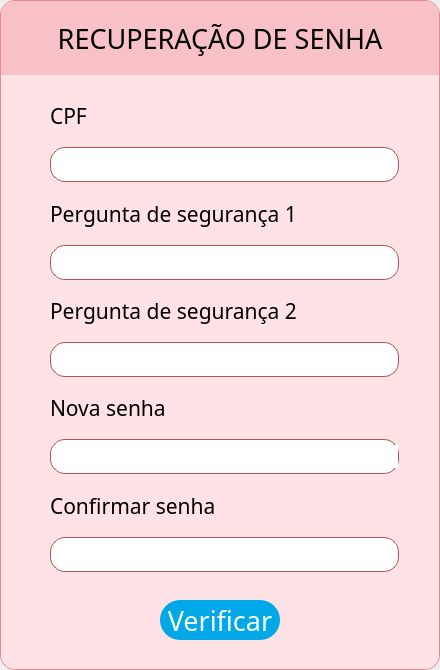
<?xml version="1.0" encoding="UTF-8"?>
<ui version="4.0">
 <class>Dialog</class>
 <widget class="QDialog" name="Dialog">
  <property name="geometry">
   <rect>
    <x>0</x>
    <y>0</y>
    <width>440</width>
    <height>670</height>
   </rect>
  </property>
  <property name="windowTitle">
   <string>Dialog</string>
  </property>
  <property name="styleSheet">
   <string notr="true">;</string>
  </property>
  <layout class="QVBoxLayout" name="verticalLayout" stretch="0">
   <property name="spacing">
    <number>0</number>
   </property>
   <property name="leftMargin">
    <number>0</number>
   </property>
   <property name="topMargin">
    <number>0</number>
   </property>
   <property name="rightMargin">
    <number>0</number>
   </property>
   <property name="bottomMargin">
    <number>0</number>
   </property>
   <item>
    <widget class="QFrame" name="frame">
     <property name="styleSheet">
      <string notr="true">border-radius: 15px;border: 1px solid #E58893</string>
     </property>
     <property name="frameShape">
      <enum>QFrame::StyledPanel</enum>
     </property>
     <property name="frameShadow">
      <enum>QFrame::Raised</enum>
     </property>
     <layout class="QVBoxLayout" name="verticalLayout_5" stretch="1,8">
      <property name="spacing">
       <number>0</number>
      </property>
      <property name="leftMargin">
       <number>0</number>
      </property>
      <property name="topMargin">
       <number>0</number>
      </property>
      <property name="rightMargin">
       <number>0</number>
      </property>
      <property name="bottomMargin">
       <number>0</number>
      </property>
      <item>
       <widget class="QFrame" name="frame_9">
        <property name="styleSheet">
         <string notr="true">background-color: #F8C0C7; border-top-left-radius: 15px; border-bottom-left-radius: 0px; border-top-right-radius: 15px; border-bottom-right-radius: 0px; border: none;</string>
        </property>
        <property name="frameShape">
         <enum>QFrame::StyledPanel</enum>
        </property>
        <property name="frameShadow">
         <enum>QFrame::Raised</enum>
        </property>
        <layout class="QVBoxLayout" name="verticalLayout_3">
         <property name="spacing">
          <number>0</number>
         </property>
         <property name="leftMargin">
          <number>0</number>
         </property>
         <property name="topMargin">
          <number>0</number>
         </property>
         <property name="rightMargin">
          <number>0</number>
         </property>
         <property name="bottomMargin">
          <number>0</number>
         </property>
         <item>
          <widget class="QLabel" name="label_recuperacao_popup_senha">
           <property name="font">
            <font>
             <family>Abel</family>
             <pointsize>20</pointsize>
            </font>
           </property>
           <property name="text">
            <string>RECUPERAÇÃO DE SENHA</string>
           </property>
           <property name="alignment">
            <set>Qt::AlignCenter</set>
           </property>
          </widget>
         </item>
        </layout>
       </widget>
      </item>
      <item>
       <widget class="QFrame" name="frame_2">
        <property name="styleSheet">
         <string notr="true">QFrame{background-color: #FEE2E6;border-top-left-radius: 0px; border-bottom-left-radius: 15px; border-top-right-radius: 0px; border-bottom-right-radius: 15px; border: none}
QLineEdit{background-color: #fff; border-radius: 15px; padding-left: 0.5em; padding-right: 0.5em; border: 1px solid #A85751; height: 30px}
QLineEdit:focus{outline:0; border: 2px solid #A85751}
</string>
        </property>
        <property name="frameShape">
         <enum>QFrame::StyledPanel</enum>
        </property>
        <property name="frameShadow">
         <enum>QFrame::Raised</enum>
        </property>
        <layout class="QVBoxLayout" name="verticalLayout_2" stretch="0,0,0,0,0,0">
         <property name="spacing">
          <number>0</number>
         </property>
         <property name="leftMargin">
          <number>40</number>
         </property>
         <property name="topMargin">
          <number>10</number>
         </property>
         <property name="rightMargin">
          <number>40</number>
         </property>
         <property name="bottomMargin">
          <number>0</number>
         </property>
         <item>
          <widget class="QFrame" name="frame_3">
           <property name="frameShape">
            <enum>QFrame::StyledPanel</enum>
           </property>
           <property name="frameShadow">
            <enum>QFrame::Raised</enum>
           </property>
           <layout class="QVBoxLayout" name="verticalLayout_4">
            <property name="spacing">
             <number>0</number>
            </property>
            <property name="topMargin">
             <number>0</number>
            </property>
            <property name="rightMargin">
             <number>0</number>
            </property>
            <property name="bottomMargin">
             <number>0</number>
            </property>
            <item>
             <widget class="QLabel" name="label_cpf_popup_senha">
              <property name="font">
               <font>
                <family>Abel</family>
                <pointsize>16</pointsize>
               </font>
              </property>
              <property name="text">
               <string>CPF</string>
              </property>
             </widget>
            </item>
            <item>
             <widget class="QLineEdit" name="input_cpf_popup_senha">
              <property name="minimumSize">
               <size>
                <width>0</width>
                <height>35</height>
               </size>
              </property>
              <property name="maximumSize">
               <size>
                <width>16777215</width>
                <height>35</height>
               </size>
              </property>
              <property name="font">
               <font>
                <family>Abel</family>
                <pointsize>16</pointsize>
               </font>
              </property>
              <property name="styleSheet">
               <string notr="true"/>
              </property>
             </widget>
            </item>
           </layout>
          </widget>
         </item>
         <item>
          <widget class="QFrame" name="frame_4">
           <property name="frameShape">
            <enum>QFrame::StyledPanel</enum>
           </property>
           <property name="frameShadow">
            <enum>QFrame::Raised</enum>
           </property>
           <layout class="QVBoxLayout" name="verticalLayout_6">
            <property name="spacing">
             <number>0</number>
            </property>
            <property name="topMargin">
             <number>0</number>
            </property>
            <property name="rightMargin">
             <number>0</number>
            </property>
            <property name="bottomMargin">
             <number>0</number>
            </property>
            <item>
             <widget class="QLabel" name="label_pergunta1_popup_senha">
              <property name="font">
               <font>
                <family>Abel</family>
                <pointsize>16</pointsize>
               </font>
              </property>
              <property name="text">
               <string>Pergunta de segurança 1</string>
              </property>
             </widget>
            </item>
            <item>
             <widget class="QLineEdit" name="input_pergunta1_popup_senha">
              <property name="minimumSize">
               <size>
                <width>0</width>
                <height>35</height>
               </size>
              </property>
              <property name="maximumSize">
               <size>
                <width>16777215</width>
                <height>35</height>
               </size>
              </property>
              <property name="font">
               <font>
                <family>Abel</family>
                <pointsize>16</pointsize>
               </font>
              </property>
             </widget>
            </item>
           </layout>
          </widget>
         </item>
         <item>
          <widget class="QFrame" name="frame_5">
           <property name="frameShape">
            <enum>QFrame::StyledPanel</enum>
           </property>
           <property name="frameShadow">
            <enum>QFrame::Raised</enum>
           </property>
           <layout class="QVBoxLayout" name="verticalLayout_7">
            <property name="spacing">
             <number>0</number>
            </property>
            <property name="topMargin">
             <number>0</number>
            </property>
            <property name="rightMargin">
             <number>0</number>
            </property>
            <property name="bottomMargin">
             <number>0</number>
            </property>
            <item>
             <widget class="QLabel" name="label_pergunta2_popup_senha">
              <property name="font">
               <font>
                <family>Abel</family>
                <pointsize>16</pointsize>
               </font>
              </property>
              <property name="text">
               <string>Pergunta de segurança 2</string>
              </property>
             </widget>
            </item>
            <item>
             <widget class="QLineEdit" name="input_pergunta2_popup_senha">
              <property name="minimumSize">
               <size>
                <width>0</width>
                <height>35</height>
               </size>
              </property>
              <property name="maximumSize">
               <size>
                <width>16777215</width>
                <height>35</height>
               </size>
              </property>
              <property name="font">
               <font>
                <family>Abel</family>
                <pointsize>16</pointsize>
               </font>
              </property>
             </widget>
            </item>
           </layout>
          </widget>
         </item>
         <item>
          <widget class="QFrame" name="frame_6">
           <property name="frameShape">
            <enum>QFrame::StyledPanel</enum>
           </property>
           <property name="frameShadow">
            <enum>QFrame::Raised</enum>
           </property>
           <layout class="QVBoxLayout" name="verticalLayout_8">
            <property name="spacing">
             <number>0</number>
            </property>
            <property name="topMargin">
             <number>0</number>
            </property>
            <property name="rightMargin">
             <number>0</number>
            </property>
            <property name="bottomMargin">
             <number>0</number>
            </property>
            <item>
             <widget class="QLabel" name="label_nova_senha_popup_senha">
              <property name="font">
               <font>
                <family>Abel</family>
                <pointsize>16</pointsize>
               </font>
              </property>
              <property name="text">
               <string>Nova senha</string>
              </property>
             </widget>
            </item>
            <item>
             <widget class="QFrame" name="frame_10">
              <property name="minimumSize">
               <size>
                <width>0</width>
                <height>35</height>
               </size>
              </property>
              <property name="maximumSize">
               <size>
                <width>16777215</width>
                <height>35</height>
               </size>
              </property>
              <property name="styleSheet">
               <string notr="true">QLineEdit{background-color: #fff; border-radius: 15px;}
QFrame{background-color: #fff; border-radius: 15px; padding-left: 0.5em; padding-right: 0.5em; border: 1px solid #A85751; height: 30px}
QFramet:focus{outline:0; border: 2px solid #A85751}</string>
              </property>
              <property name="frameShape">
               <enum>QFrame::StyledPanel</enum>
              </property>
              <property name="frameShadow">
               <enum>QFrame::Raised</enum>
              </property>
              <layout class="QHBoxLayout" name="horizontalLayout_2">
               <property name="spacing">
                <number>0</number>
               </property>
               <property name="leftMargin">
                <number>0</number>
               </property>
               <property name="topMargin">
                <number>0</number>
               </property>
               <property name="rightMargin">
                <number>0</number>
               </property>
               <property name="bottomMargin">
                <number>0</number>
               </property>
               <item>
                <widget class="QLineEdit" name="input_nova_senha_popup">
                 <property name="font">
                  <font>
                   <family>Abel</family>
                   <pointsize>16</pointsize>
                  </font>
                 </property>
                 <property name="styleSheet">
                  <string notr="true">border: hidden</string>
                 </property>
                </widget>
               </item>
               <item>
                <widget class="QToolButton" name="toolButton">
                 <property name="styleSheet">
                  <string notr="true">background-color: #fff; border: hidden</string>
                 </property>
                 <property name="text">
                  <string/>
                 </property>
                 <property name="icon">
                  <iconset>
                   <normaloff>../icons/olho_fechado.png</normaloff>../icons/olho_fechado.png</iconset>
                 </property>
                 <property name="iconSize">
                  <size>
                   <width>20</width>
                   <height>20</height>
                  </size>
                 </property>
                </widget>
               </item>
              </layout>
             </widget>
            </item>
           </layout>
          </widget>
         </item>
         <item>
          <widget class="QFrame" name="frame_7">
           <property name="frameShape">
            <enum>QFrame::StyledPanel</enum>
           </property>
           <property name="frameShadow">
            <enum>QFrame::Raised</enum>
           </property>
           <layout class="QVBoxLayout" name="verticalLayout_9">
            <property name="spacing">
             <number>0</number>
            </property>
            <property name="topMargin">
             <number>0</number>
            </property>
            <property name="rightMargin">
             <number>0</number>
            </property>
            <property name="bottomMargin">
             <number>0</number>
            </property>
            <item>
             <widget class="QLabel" name="label_confirmar_senha_popup_senha">
              <property name="font">
               <font>
                <family>Abel</family>
                <pointsize>16</pointsize>
               </font>
              </property>
              <property name="text">
               <string>Confirmar senha</string>
              </property>
             </widget>
            </item>
            <item>
             <widget class="QLineEdit" name="input_confirmar_senha_popup_senha">
              <property name="minimumSize">
               <size>
                <width>0</width>
                <height>35</height>
               </size>
              </property>
              <property name="maximumSize">
               <size>
                <width>16777215</width>
                <height>35</height>
               </size>
              </property>
              <property name="font">
               <font>
                <family>Abel</family>
                <pointsize>16</pointsize>
               </font>
              </property>
             </widget>
            </item>
           </layout>
          </widget>
         </item>
         <item>
          <widget class="QFrame" name="frame_8">
           <property name="frameShape">
            <enum>QFrame::StyledPanel</enum>
           </property>
           <property name="frameShadow">
            <enum>QFrame::Raised</enum>
           </property>
           <layout class="QHBoxLayout" name="horizontalLayout">
            <property name="spacing">
             <number>0</number>
            </property>
            <property name="leftMargin">
             <number>0</number>
            </property>
            <property name="topMargin">
             <number>0</number>
            </property>
            <property name="rightMargin">
             <number>0</number>
            </property>
            <property name="bottomMargin">
             <number>0</number>
            </property>
            <item>
             <spacer name="horizontalSpacer_2">
              <property name="orientation">
               <enum>Qt::Horizontal</enum>
              </property>
              <property name="sizeHint" stdset="0">
               <size>
                <width>40</width>
                <height>20</height>
               </size>
              </property>
             </spacer>
            </item>
            <item>
             <widget class="QPushButton" name="btn_verificar_popup_senha">
              <property name="minimumSize">
               <size>
                <width>120</width>
                <height>40</height>
               </size>
              </property>
              <property name="maximumSize">
               <size>
                <width>120</width>
                <height>40</height>
               </size>
              </property>
              <property name="font">
               <font>
                <family>Abel</family>
                <pointsize>20</pointsize>
               </font>
              </property>
              <property name="cursor">
               <cursorShape>PointingHandCursor</cursorShape>
              </property>
              <property name="styleSheet">
               <string notr="true">QPushButton{color: #fff; background-color: #00A8E8; border-radius: 20px; border: none}
QPushButton:hover{background-color: #23B2EE}
QPushButton:focus{outline:0}</string>
              </property>
              <property name="text">
               <string>Verificar</string>
              </property>
             </widget>
            </item>
            <item>
             <spacer name="horizontalSpacer">
              <property name="orientation">
               <enum>Qt::Horizontal</enum>
              </property>
              <property name="sizeHint" stdset="0">
               <size>
                <width>40</width>
                <height>20</height>
               </size>
              </property>
             </spacer>
            </item>
           </layout>
          </widget>
         </item>
        </layout>
       </widget>
      </item>
     </layout>
    </widget>
   </item>
  </layout>
 </widget>
 <resources/>
 <connections/>
</ui>
